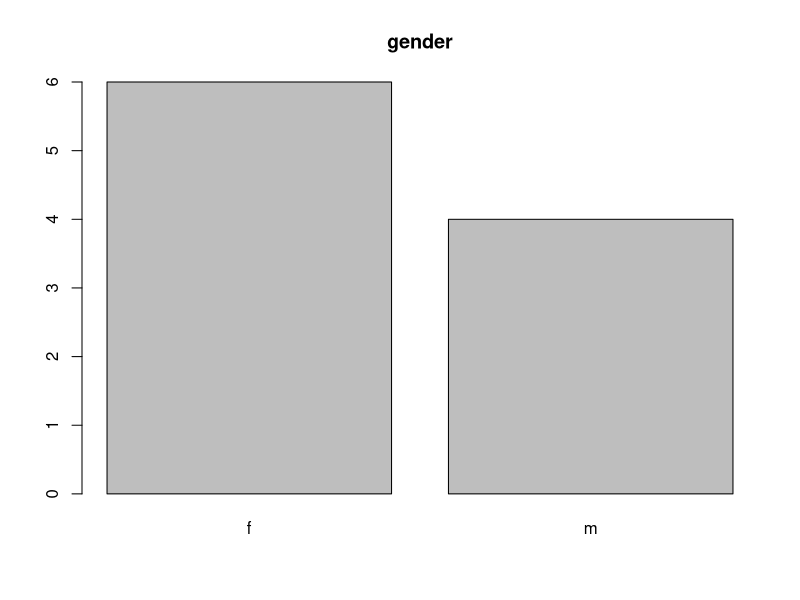
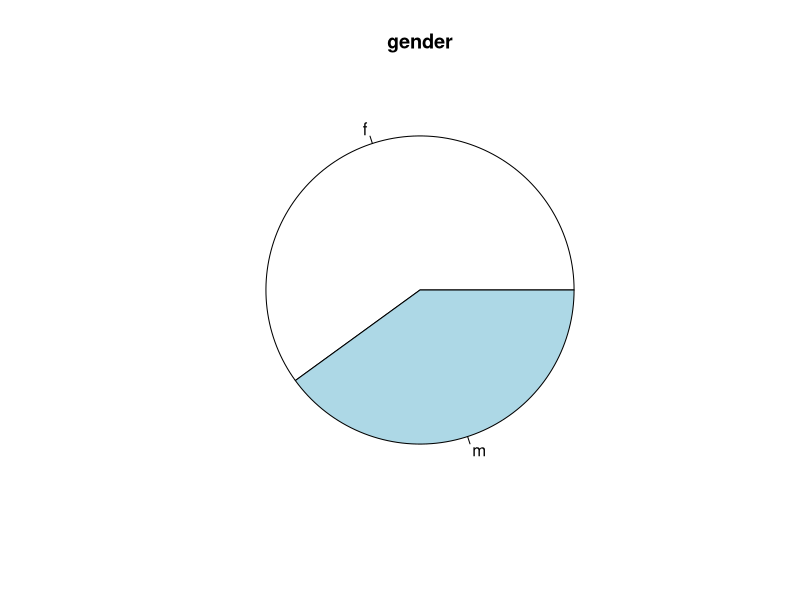
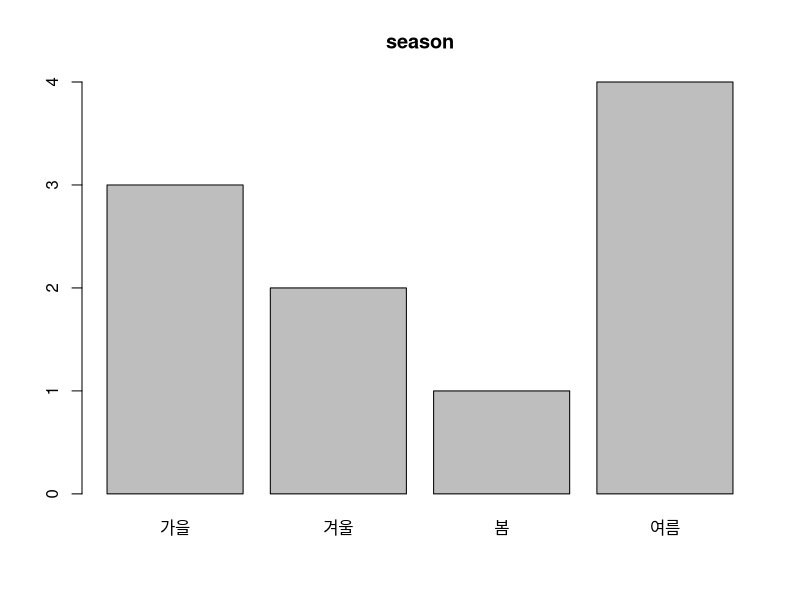
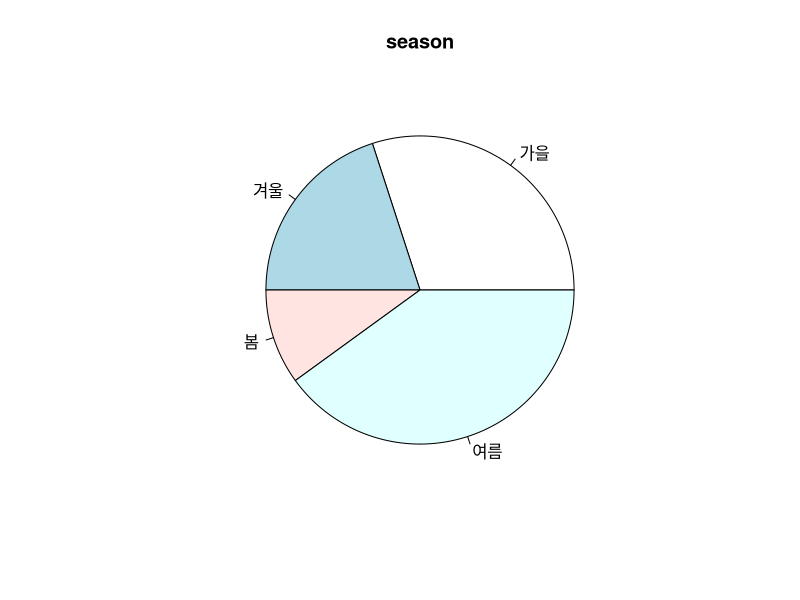
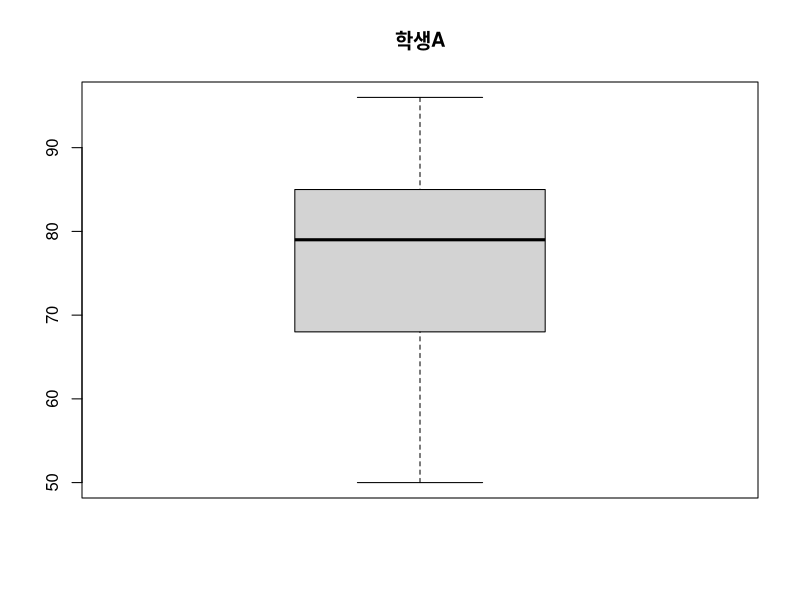
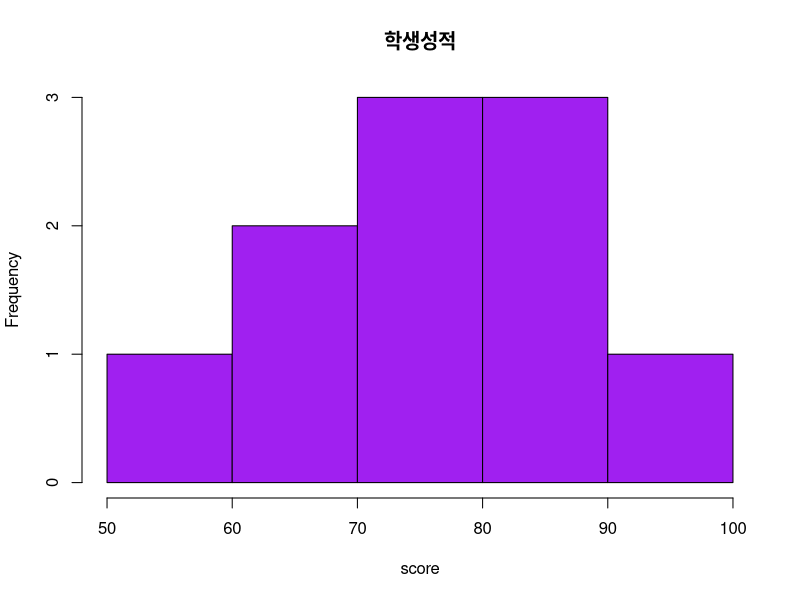
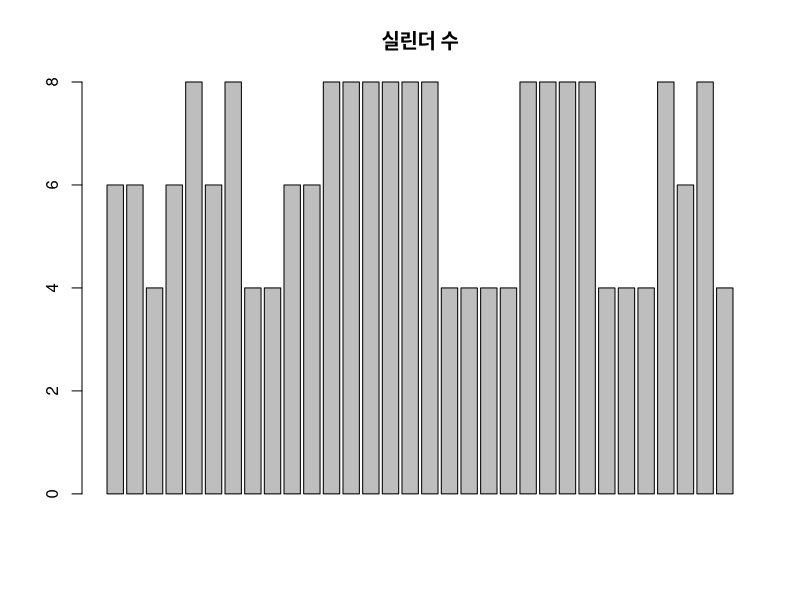
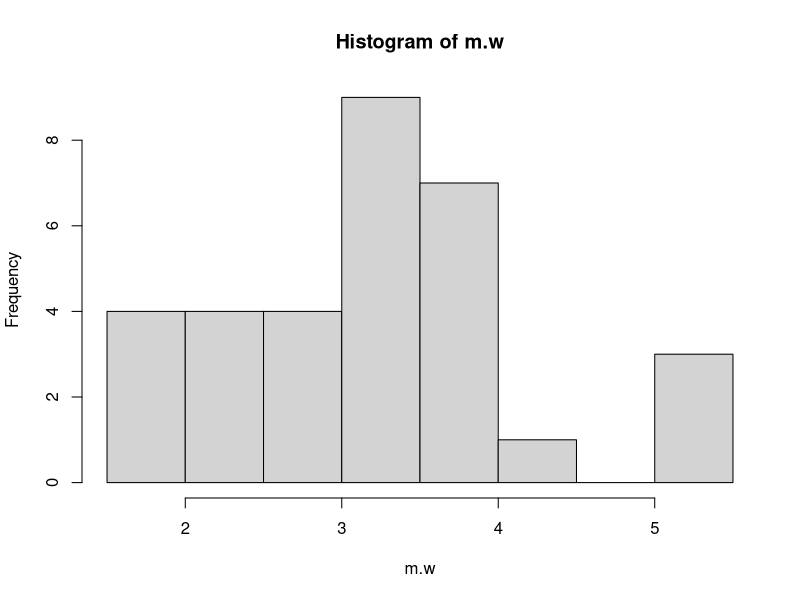

These charts were generated, in order, by the following R code:
#문1
#1-1 
# 문1) 
# 어떤 학급의 성별이 다음과 같을 때 주어진 문제를 해결하기 위한 R 코드를 작성하시오.
# 
# F F F M M F F F M M
# 
# 1. 위의 자료를 gender 벡터에 저장하시오.
gender <- c('f','f','f','m','m','f','f','f','m','m'); gender
# 2. gender에 있는 값들에 대해 도수분포표를 작성하여 출력하시오.
table(gender)
# 3. gender에 있는 값들에 대해 막대그래프를 작성하여 출력하시오.
G<- table(gender)

barplot(G,main='gender')
# 4. gender에 있는 값들에 대해 원그래프를 작성하여 출력하시오.

pie(G,main='gender') 



#문2
# 문2)
# 좋아하는 계절에 대한 조사 결과가 다음과 같을 때 주어진 문제를 해결하기 위한 R 코드를 작성하시오.

# 여름 겨울 봄 가을 여름 가을 겨울 여름 여름 가을

# 1. 위의 자료를 season 벡터에 저장하시오.
season <- c('여름','겨울','봄','가을','여름','가을','겨울','여름','여름','가을'); season
# 2. season에 있는 값들에 대해 도수분포표를 작성하여 출력하시오.
table(season)
# 3. season에 있는 값들에 대해 막대그래프를 작성하여 출력하시오.
Ta1 <- table(season)

barplot(Ta1,main = 'season')
# 4. season에 있는 값들에 대해 원그래프를 작성하여 출력하시오.

pie(Ta1,main = 'season')



#문3

# 문3)
# 학생 A의 과목별 성적이 다음과 같을 때 각 문제를 해결하기 위한 R 코드를 작성하시오.
# 
# KOR ENG ATH HIST SOC MUSIC BIO EARTH PHY ART
# 90 	85 	73 	80 	 85  65    78  50    68  96
# 
# 1. 위 데이터를 score 벡터에 저장하시오(과목명은 데이터 이름으로 저장).
score <- c(90,85,73,80,85,65,78,50,68,96)
names(score) <- c('KOR','ENG','ATH','HIST','SOC','MUSIC','BIO','EARTH','PHY','ART')
# 2. score 벡터의 내용을 출력하시오.
score
# 3. 전체 성적의 평균과 중앙값을 각각 구하시오.
mean(score);mean

median(score)

# 4. 전체 성적의 표준편차를 출력하시오.
sd(score)
# 5. 가장 성적이 높은 과목의 이름을 출력하시오.
which.max(score)
# 6. 성적에 대한 상자그림을 작성하고, 이상치에 해당하는 과목이 있으면 출력하시오.
boxplot(score,main='학생A')
boxplot.stats(score)$out  
# 7. 다음 조건을 만족하는 위 성적에 대한 히스토그램을 작성하시오.
# (그래프 제목: 학생 성적, 막대의 색: 보라색)
str(score)

hist(score, main='학생성적',col='purple') 



# 문4
# R에서 제공하는 mtcars 데이터셋에 대해 다음 문제를 해결하기 위한 R코드를 작성하시오.
# 
# 1. 중량(wt)의 평균값, 중앙값, 절사평균값(절사범위: 15%), 표준편차를 각각 구하시오.
mtcars
m.w <- mtcars$wt  ; mtcars[,6]
mean(m.w)
median(m.w)
sd(m.w)

# 2. 중량(wt)에 대해 summary( ) 함수의 적용 결과를 출력하시오.
summary(m.w)

# 3. 실린더수(cyl)에 대해 도수분포표를 출력하시오.
c.l <- mtcars$cyl; c.l
table(c.l)

# 4. 앞에서 구한 도수분포표를 막대그래프로 출력하시오.
barplot(c.l,main = '실린더 수')

# 5. 중량(wt)의 히스토그램을 출력하시오.
hist(m.w)

# 6. 중량(wt)에 대해 상자그림을 출력하시오.(단, 상자그림으로부터 관찰할 수 있는정보를 함께 출력하시오.)
boxplot(m.w)
boxplot.stats(m.w)
boxplot.stats(m.w)$stats  #정상범위 사분위수
boxplot.stats(m.w)$n      #관측치 개수
boxplot.stats(m.w)$conf   #중앙값 신뢰구간
boxplot.stats(m.w)$out    #이상치 특이값 목록
# 7. 배기량(disp)에 대한 상자그림을 출력하시오.(단, 상자그림으로부터 관찰할 수 있는 정보를 함께 출력하시오.)
d.i <- mtcars$disp ;d.i

boxplot(d.i)
boxplot.stats(d.i)
boxplot.stats(d.i)$stats  #정상범위 사분위수
boxplot.stats(d.i)$n      #관측치 개수
boxplot.stats(d.i)$conf   #중앙값 신뢰구간
boxplot.stats(d.i)$out    #이상치 특이값
# 8. 기어수(gear)를 그룹 정보로 하여 연비(mpg) 자료에 대해 상자그림을 작성작성하고,
m.g <- mtcars$gear

boxplot(m.g)
boxplot.stats(m.g)
boxplot.stats(m.g)$stats  #정상범위 사분위수
boxplot.stats(m.g)$n      #관측치 개수
boxplot.stats(m.g)$conf   #중앙값 신뢰구간
boxplot.stats(m.g)$out    #이상치 특이값

# 각 그룹의 상자그림을 비교하여 관찰할 수 있는 것이 무엇인지 나타내시오. 연비가 나쁘다, 적당하다, 좋다

#일변량중 그룹으로 구성된 자료의 상자그림
boxplot(mpg~gear, #그룹으로 묶일것 물결 다음
        data=mtcars, 
        main='연비')
boxplot(mtcars$mpg~mtcars$gear,
        main='연비') 


